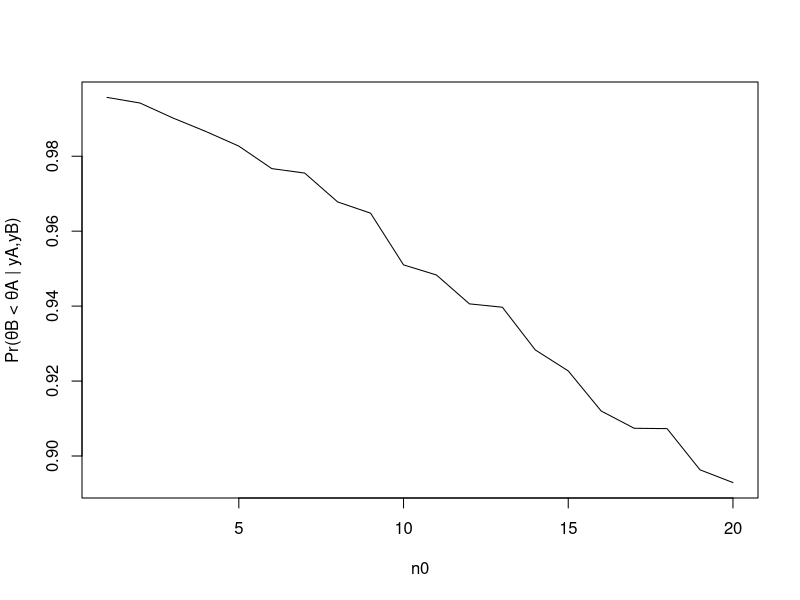
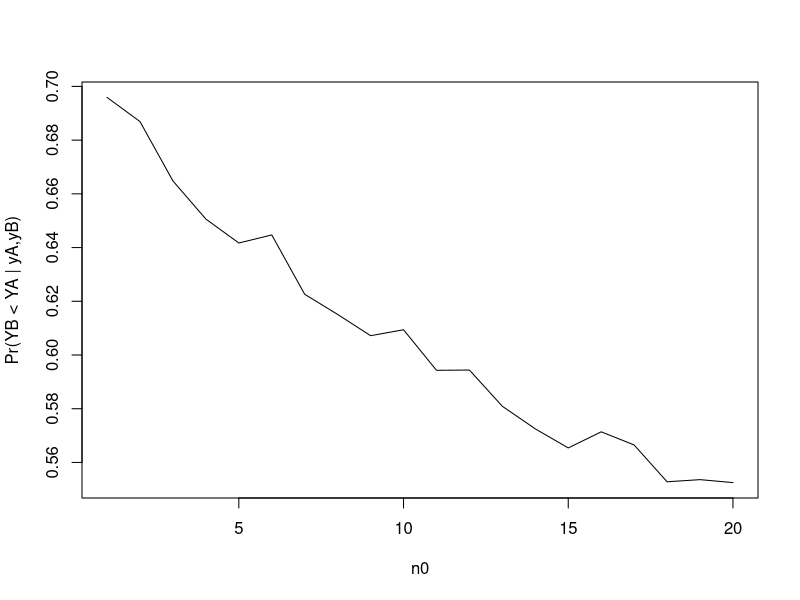

Generate these figures, in order, with R:
# A3, a
set.seed(1)
yA = c(12,9,12,14,13,13,15,8,15,6)
yB = c(11,11,10,9,9,8,7,10,6,8,8,9,7)
nA = 10
nB = 13
aA = 120
bA = 10
aB = 12
bB = 1
thetaA.posterior = rgamma(1000, aA+sum(yA), bA+nA)
thetaB.posterior = rgamma(1000, aB+sum(yB), bB+nB)
mean(thetaA.posterior > thetaB.posterior)

# A3, b
set.seed(2)
means = c()
n0s = 1:20
for (n0 in n0s)
{
aB = 12*n0
bB = 1*n0
thetaA.posterior1 = rgamma(10000, aA+sum(yA), bA+nA)
thetaB.posterior1 = rgamma(10000, aB+sum(yB), bB+nB)
avg = mean(thetaA.posterior1 > thetaB.posterior1)
means = append(means, avg)
}
plot(n0s, means, type="l", xlab="n0", ylab="Pr(θB < θA | yA,yB)")

# A3, c
set.seed(3)
yA = c(12,9,12,14,13,13,15,8,15,6)
yB = c(11,11,10,9,9,8,7,10,6,8,8,9,7)
nA = 10
nB = 13
aA = 120
bA = 10
aB = 12
bB = 1
thetaA.posterior = rgamma(10000, aA+sum(yA), bA+nA)
thetaB.posterior = rgamma(10000, aB+sum(yB), bB+nB)
yA.mc = rpois(10000,thetaA.posterior)
yB.mc = rpois(10000,thetaB.posterior)
mean(yA.mc > yB.mc)


set.seed(4)
yA = c(12,9,12,14,13,13,15,8,15,6)
yB = c(11,11,10,9,9,8,7,10,6,8,8,9,7)
nA = 10
nB = 13
aA = 120
bA = 10
means = c()
n0s = 1:20
for (n0 in n0s)
{
  aB = 12*n0
  bB = 1*n0
  thetaA.posterior2 = rgamma(10000, aA+sum(yA), bA+nA)
  thetaB.posterior2 = rgamma(10000, aB+sum(yB), bB+nB)
  yA.mc = rpois(10000,thetaA.posterior2)
  yB.mc = rpois(10000,thetaB.posterior2)
  avg = mean(yA.mc > yB.mc)
  means = append(means, avg)
}
plot(n0s, means, type="l", xlab="n0", ylab="Pr(YB < YA | yA,yB)")
